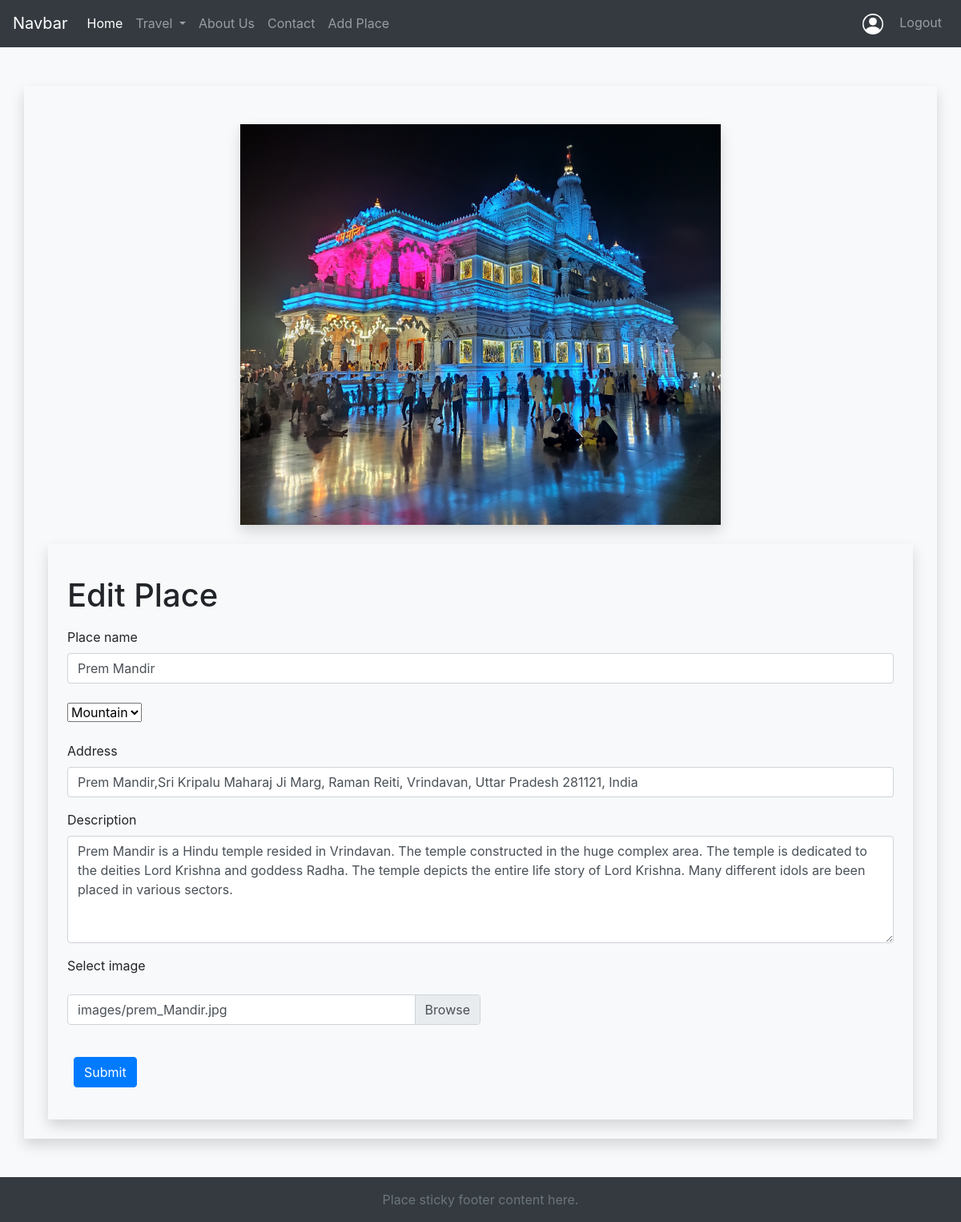
Page /edit/7 (signed in) on the committed database.
### accounts/models.py (models this page shows)
class Place(models.Model):
    place_id = models.AutoField(primary_key=True)
    place_type =models.CharField(max_length=40)
    name = models.CharField(max_length=40)
    description = models.TextField()
    address = models.TextField()
    images = models.ImageField(upload_to='images',default="")
    user = models.ForeignKey(CustomUser,models.SET_NULL,blank=True,null=True)
    def __str__(self) -> str:
        return self.name

### accounts/views.py (the view, shortened to what this page needs)
# urls.py: path("edit/<str:id>",views.edit, name="edit"),
def edit(request,id):
    if request.user.is_anonymous:
        return redirect('/')
    myPlaces = Place.objects.get(place_id=id)
    print(myPlaces)
    return render(request,'edit.html',{'myPlace': myPlaces})

### accounts/templates/edit.html (shortened to what this page needs)
{% extends 'base.html' %}
{% block body %}
<div class="album py-5 bg-light">
    <div class="container shadow">
        <div class="container py-4">
            <div class="text-center col-md-12 ">
                <div class="container my-4 w-100">
                    <img src="./../../media/{{myPlace.images}}" class="shadow img-fluid" style="height: 500px; width: 600px"
                        alt="">
                </div>
            </div>
            <div class="container shadow p-4">
                <h1 class="my-3">Edit Place</h1>
            <form enctype="multipart/form-data" method="POST">
                <div class="form-group">
                    <label for="placeName">Place name</label>
                    <input type="text" class="form-control" id="placeName" name="placeName"
                        placeholder="Enter place name" value="{{myPlace.name}}" required>
                </div>
                <div class="form-group my-4">
                    <select class="form-select" name="placeType" aria-label="Default select example">
                        <option value="Mountain" selected>Mountain</option>
                    </select>
                </div>
                <div class="form-group">
                    <label for="address">Address</label>
                    <input type="text" class="form-control" value="{{myPlace.address}}" id="address" name="address" placeholder="Enter Address"
                        required>
                </div>
                <div class="form-group">
                    <label for="description">Description</label>
                    <textarea class="form-control" id="description" name="description" rows="5"
                        placeholder="Description">{{myPlace.description}}</textarea>
                </div>
                <div>
                    <div class="my-3">
                        <label for="image">Select image</label>
                    </div>
                    <div class="custom-file w-50">
                        <label class="custom-file-label" for="image"> {{ myPlace.images }} </label>
                    </div>
                </div>
                <br>
                <button type="submit" class="mx-2 btn btn-primary my-3">Submit</button>
            </form>
            </div>
        </div>
    </div>
</div>
{% endblock body %}

### rows in the picture
Place: images (picture), placeName "Prem Mandir", address "Prem Mandir,Sri Kripalu Maharaj Ji Marg, Raman Reiti, Vrindavan, Uttar Pradesh 281121, India", description "Prem Mandir is a Hindu temple resided in Vrindavan. The temple constructed in the huge complex area. The temple is dedicated to the deities Lord Krishna and goddess Radha. The temple depicts the entire life story of Lord Krishna. Many different idols are been placed in various sectors.", images "images/prem_Mandir.jpg"
